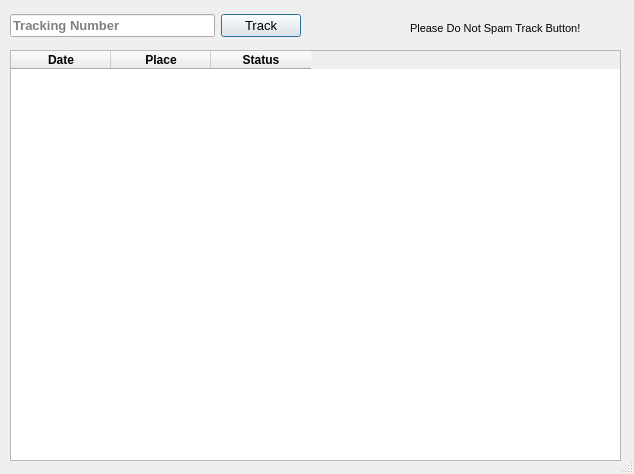
<?xml version="1.0" encoding="UTF-8"?>
<ui version="4.0">
 <class>Dialog</class>
 <widget class="QDialog" name="Dialog">
  <property name="geometry">
   <rect>
    <x>0</x>
    <y>0</y>
    <width>634</width>
    <height>474</height>
   </rect>
  </property>
  <property name="sizePolicy">
   <sizepolicy hsizetype="Fixed" vsizetype="Fixed">
    <horstretch>0</horstretch>
    <verstretch>0</verstretch>
   </sizepolicy>
  </property>
  <property name="minimumSize">
   <size>
    <width>634</width>
    <height>474</height>
   </size>
  </property>
  <property name="maximumSize">
   <size>
    <width>634</width>
    <height>474</height>
   </size>
  </property>
  <property name="windowTitle">
   <string>Poslaju Tracker</string>
  </property>
  <property name="sizeGripEnabled">
   <bool>true</bool>
  </property>
  <widget class="QWidget" name="horizontalLayoutWidget">
   <property name="geometry">
    <rect>
     <x>10</x>
     <y>10</y>
     <width>291</width>
     <height>32</height>
    </rect>
   </property>
   <layout class="QHBoxLayout" name="horizontalLayout">
    <item>
     <widget class="QLineEdit" name="inTracking">
      <property name="font">
       <font>
        <family>Arial</family>
        <pointsize>10</pointsize>
        <weight>75</weight>
        <bold>true</bold>
       </font>
      </property>
      <property name="maxLength">
       <number>14</number>
      </property>
      <property name="placeholderText">
       <string>Tracking Number</string>
      </property>
     </widget>
    </item>
    <item>
     <widget class="QPushButton" name="btnTrack">
      <property name="font">
       <font>
        <pointsize>10</pointsize>
       </font>
      </property>
      <property name="text">
       <string>Track</string>
      </property>
     </widget>
    </item>
   </layout>
  </widget>
  <widget class="QTableWidget" name="tblTracking">
   <property name="geometry">
    <rect>
     <x>10</x>
     <y>50</y>
     <width>611</width>
     <height>411</height>
    </rect>
   </property>
   <column>
    <property name="text">
     <string>Date</string>
    </property>
    <property name="font">
     <font>
      <family>Arial</family>
      <weight>75</weight>
      <bold>true</bold>
     </font>
    </property>
   </column>
   <column>
    <property name="text">
     <string>Place</string>
    </property>
    <property name="font">
     <font>
      <family>Arial</family>
      <weight>75</weight>
      <bold>true</bold>
     </font>
    </property>
   </column>
   <column>
    <property name="text">
     <string>Status</string>
    </property>
    <property name="font">
     <font>
      <family>Arial</family>
      <weight>75</weight>
      <bold>true</bold>
     </font>
    </property>
   </column>
  </widget>
  <widget class="QLabel" name="label">
   <property name="geometry">
    <rect>
     <x>410</x>
     <y>20</y>
     <width>211</width>
     <height>16</height>
    </rect>
   </property>
   <property name="font">
    <font>
     <family>Arial</family>
     <pointsize>8</pointsize>
    </font>
   </property>
   <property name="text">
    <string>Please Do Not Spam Track Button!</string>
   </property>
  </widget>
 </widget>
 <resources/>
 <connections/>
</ui>
